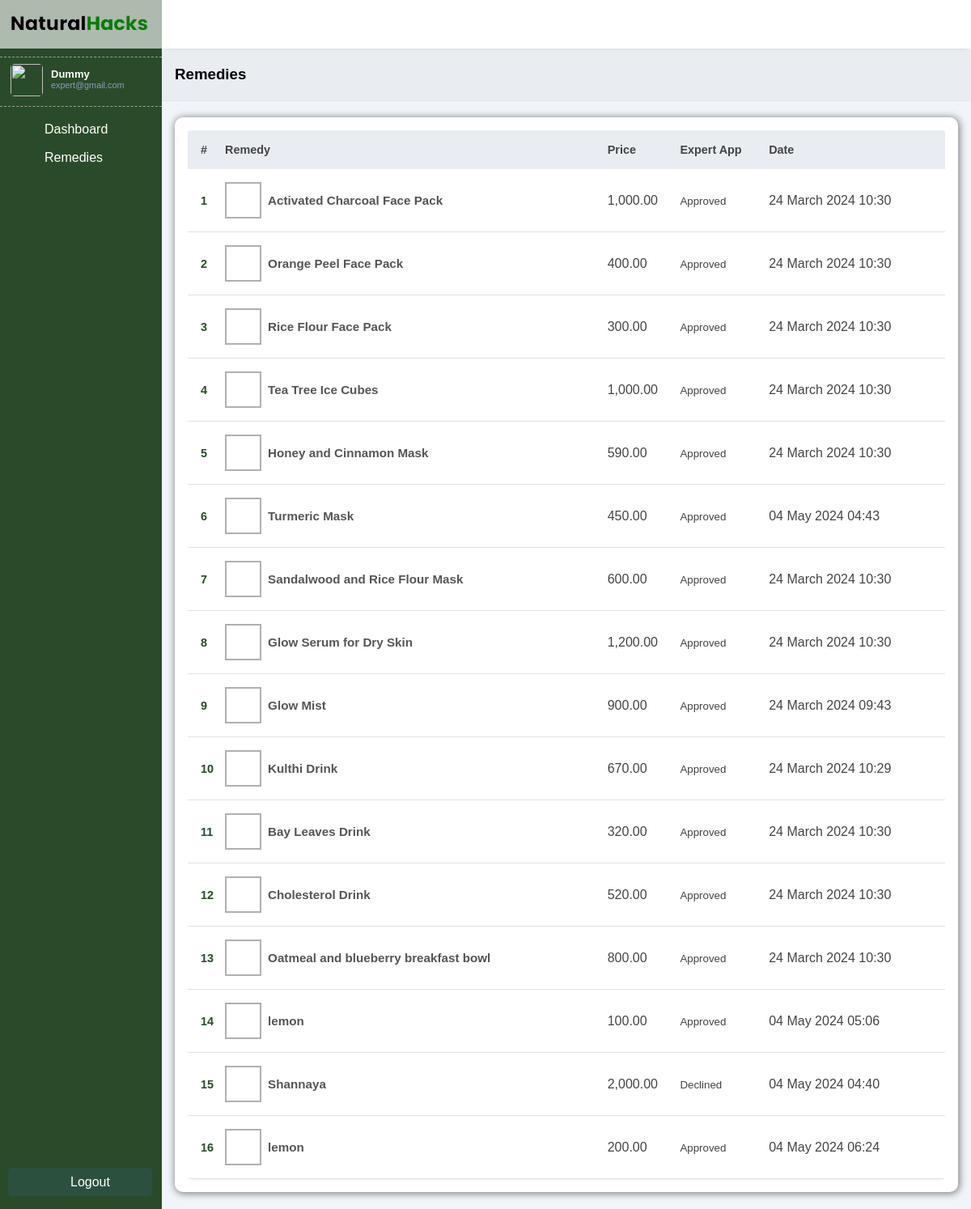
Screenshot of /expert/remedies/remedies.php (signed in) with the database file from the repository.
### tables this page shows
CREATE TABLE `remedies` (
  `id` int(11) NOT NULL,
  `name` varchar(225) DEFAULT NULL,
  `images` longtext DEFAULT NULL,
  `price` decimal(10,2) DEFAULT NULL,
  `introduction` longtext DEFAULT NULL,
  `advantages` longtext DEFAULT NULL,
  `dis_advantages` longtext DEFAULT NULL,
  `ingredients` varchar(225) DEFAULT NULL,
  `how_to_make` varchar(255) NOT NULL,
  `featured` tinyint(1) NOT NULL DEFAULT 0,
  `shelflife` tinyint(1) NOT NULL DEFAULT 0,
  `rating` decimal(10,2) NOT NULL DEFAULT 0.00,
  `expert_approval` enum('waiting','approved','declined','') NOT NULL DEFAULT 'waiting',
  `disease_id` int(11) DEFAULT NULL,
  `created_at` timestamp NOT NULL DEFAULT current_timestamp() ON UPDATE current_timestamp()
);

### expert/remedies/remedies.php (the view, shortened to what this page needs)
<?php
require_once '../../connection.php';
?>
<!DOCTYPE html>
<html lang="en">
<?php
include('../layout/head.php');
?>
<body>
    <?php
    include('../layout/sidebar.php');
    ?>
    <div class="main-content">
        <?php
        include('../layout/header.php');
        ?>
        <?php
        $sql = "SELECT * FROM remedies WHERE featured = 0";
        $remedies = mysqli_query($conn, $sql);
        ?>
        <main>
            <div class="page-header">
                <h3>Remedies</h3>
            </div>
            <div class="page-content">
                <div class="card">
                    <div class="records table-responsive">
                        <div>
                            <?php if (mysqli_num_rows($remedies) > 0) { ?>
                                <table width="100%">
                                    <thead>
                                        <tr>
                                            <th>#</th>
                                            <th>Remedy</th>
                                            <th>Price</th>
                                            <th>Expert App</th>
                                            <th>Date</th>
                                        </tr>
                                    </thead>
                                    <tbody>
                                        <?php
                                        $key = 0;
                                        $rows = mysqli_fetch_all($remedies, MYSQLI_ASSOC);
                                        foreach ($rows as $row) {
                                            $key++;
                                            $name = htmlspecialchars($row['name']);
                                            $price = number_format($row['price'], 2);
                                            $expert_approval = htmlspecialchars($row['expert_approval']);
                                            $created_at = date('d F Y H:i', strtotime($row['created_at']));
                                            $images = json_decode($row['images'], true);
                                            $image = (!empty($images[0]) && $images[0] !== null) ? htmlspecialchars($images[0]) : '../assets/images/photo.png';
                                        ?>
                                            <tr>
                                                <td><?= $key ?></td>
                                                <td>
                                                    <a href="./remedy_edit.php?id=<?= $row['id'] ?>" class="client">
                                                        <div class="client-img bg-img" style="background-image: url(<?= $image ?>); background-size: cover;"></div>
                                                        <div class="client-info">
                                                            <h4><?= $name ?></h4>
                                                        </div>
                                                    </a>
                                                </td>
                                                <td><?= $price ?></td>
                                                <td><small><?= ucfirst($expert_approval) ?></small></td>
                                                <td><?= $created_at ?></td>
                                            </tr>
                                        <?php } ?>
                                    </tbody>
                                </table>
                            <?php } ?>
                        </div>
                    </div>
                </div>
            </div>
        </main>
    </div>
</body>
</html>

### expert/style.css (style rules this page uses)
:root { --main-color: #2a4b2a; --color-dark: #2b503f; --text-grey: #b0b0b0; }
* { margin: 0; padding: 0; text-decoration: none; box-sizing: border-box; font-family: "Merriweather", sans-serif; }
.main-content { margin-left: 200px; width: calc(100% - 200px); transition: margin-left 300ms; }
.user div, .client-img { height: 40px; width: 40px; margin-right: 1rem; }
main { margin-top: 60px; }
.page-header { padding: 1.3rem 1rem; background: #e9edf2; border-bottom: 1px solid #dee2e8; }
.page-content { padding: 1.3rem 1rem; background: #f1f4f9; }
.card { background-color: white; padding: 1rem; border-radius: 10px; box-shadow: gray 1px 1px 10px 1px; }
.records { box-shadow: 0px 5px 5px -5px rgb(0 0 0 / 10%); background: #fff; border-radius: 3px; }
.table-responsive { width: 100%; overflow: auto; }
table { border-collapse: collapse; }
table thead tr { background: #e9edf2; }
table thead th { padding: 1rem 0rem; text-align: left; color: #444; font-size: 0.9rem; }
table thead th:first-child { padding-left: 1rem; }
table tbody td { padding: 1rem 0rem; color: #444; }
table tbody td:first-child { padding-left: 1rem; color: var(--main-color); font-weight: 600; font-size: 0.9rem; }
table tbody tr { border-bottom: 1px solid #dee2e8; }
.client { display: flex; align-items: center; }
.client-img { margin-right: 0.5rem; border: 2px solid #b0b0b0; height: 45px; width: 45px; }
.client-info h4 { color: #555; font-size: 0.95rem; }

### rows the page displays
remedies: name "Activated Charcoal Face Pack", price "1,000.00", expert_approval "Approved", created_at "24 March 2024 10:30"
remedies: name "Orange Peel Face Pack", price "400.00", expert_approval "Approved", created_at "24 March 2024 10:30"
remedies: name "Rice Flour Face Pack", price "300.00", expert_approval "Approved", created_at "24 March 2024 10:30"
remedies: name "Tea Tree Ice Cubes", price "1,000.00", expert_approval "Approved", created_at "24 March 2024 10:30"
remedies: name "Honey and Cinnamon Mask", price "590.00", expert_approval "Approved", created_at "24 March 2024 10:30"
remedies: name "Turmeric Mask", price "450.00", expert_approval "Approved", created_at "04 May 2024 04:43"
remedies: name "Sandalwood and Rice Flour Mask", price "600.00", expert_approval "Approved", created_at "24 March 2024 10:30"
remedies: name "Glow Serum for Dry Skin", price "1,200.00", expert_approval "Approved", created_at "24 March 2024 10:30"
remedies: name "Glow Mist", price "900.00", expert_approval "Approved", created_at "24 March 2024 09:43"
remedies: name "Kulthi Drink", price "670.00", expert_approval "Approved", created_at "24 March 2024 10:29"
remedies: name "Bay Leaves Drink", price "320.00", expert_approval "Approved", created_at "24 March 2024 10:30"
remedies: name "Cholesterol Drink", price "520.00", expert_approval "Approved", created_at "24 March 2024 10:30"
remedies: name "Oatmeal and blueberry breakfast bowl", price "800.00", expert_approval "Approved", created_at "24 March 2024 10:30"
remedies: name "lemon", price "100.00", expert_approval "Approved", created_at "04 May 2024 05:06"
remedies: name "Shannaya", price "2,000.00", expert_approval "Declined", created_at "04 May 2024 04:40"
remedies: name "lemon", price "200.00", expert_approval "Approved", created_at "04 May 2024 06:24"

### other values shown
mysqli_real_escape_string($conn, $_SESSION['expert_name']) "Dummy"
mysqli_real_escape_string($conn, $_SESSION['expert_email']) "expert@gmail.com"
